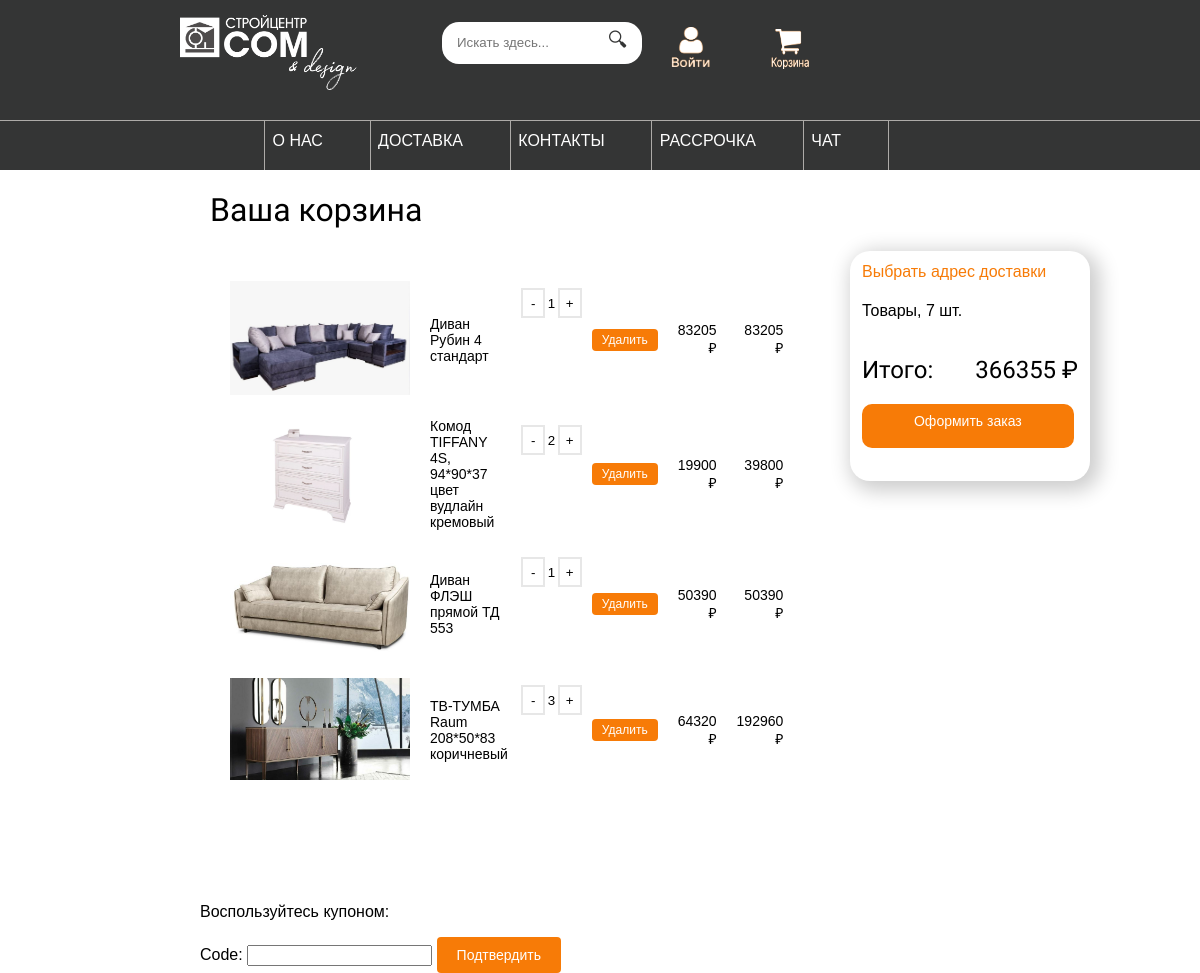
Screenshot of /cart/ (signed in) with the database file from the repository.
### cart/models.py (models this page shows, shortened)
class CartItem(models.Model):
    cart = models.ForeignKey(Cart,
                             related_name='cart',
                             on_delete=models.CASCADE)
    product = models.ForeignKey(Product,
                                related_name='product',
                                on_delete=models.CASCADE)
    quantity = models.PositiveIntegerField(default=1)
    created = models.DateTimeField(auto_now_add=True)
    updated = models.DateTimeField(auto_now=True)
    session = models.CharField(max_length=255, null=True, blank=True)
    def total_price(self):
        return self.product.price * self.quantity
    class Meta:
        ordering = ['-created']

### shop/models.py (models this page shows, shortened)
class Product(models.Model):
    category = models.ForeignKey('Category',
                                 related_name='products',
                                 on_delete=models.CASCADE)
    name = models.CharField(max_length=200)
    slug = models.CharField(max_length=200)
    image = models.ImageField(upload_to='products/%Y/%m/%d',
                              blank=True)
    description = models.TextField(blank=True)
    price = models.IntegerField()
    discount = models.IntegerField(blank=True, null=True)
    rating = models.CharField(blank=True, max_length=5)
    available = models.BooleanField(default=True)
    created = models.DateTimeField(auto_now_add=True)
    updated = models.DateTimeField(auto_now=True)
    class Meta:
        ordering = ['name']
        indexes = [
            models.Index(fields=['id', 'slug']),
            models.Index(fields=['name']),
            models.Index(fields=['-created']),
        ]
    def get_absolute_url(self):
        return reverse('shop:product_detail',
                       args=[self.id, self.slug])

### cart/views.py (the view)
# urls.py: path('', views.cart_detail, name='cart_detail'),
def cart_detail(request):
    if request.user.is_authenticated:
        user = request.user
        cart = Cart.objects.get(user=user)
    else:
        session_key = request.session.session_key
        cart = Cart.objects.get(session_key=session_key)
    cart_item = cart.cart.all()
    coupon_apply_form = CouponApplyForm()
    cart_products = [item.product for item in cart_item]
    coupon_id = request.session.get('coupon_id')
    coupon, discount = None, None
    if coupon_id:
        coupon = get_coupon(coupon_id)
        discount = get_discount(cart, coupon)
    total_price = get_total_price(cart)
    total_count = get_total_count(cart)
    subtotal_price = total_price
    if isinstance(discount, int):
        total_price -= discount
    r = Recommender()
    if cart_products:
        recommended_products = r.suggest_products_for(cart_products, max_results=4)
    else:
        recommended_products = []
    return render(request, 'cart/detail.html',
                  {'cart_item': cart_item,
                   'coupon_apply_form': coupon_apply_form,
                   'recommended_products': recommended_products,
                   'coupon': coupon,
                   'discount': discount,
                   'total_price': total_price,
                   'total_count': total_count,
                   'subtotal_price': subtotal_price})

### coupons/forms.py
class CouponApplyForm(forms.Form):
    code = forms.CharField()

### cart/cart.py (called while the page is built)
    @property
    def coupon(self):
        if self.coupon_id:
            try:
                return Coupon.objects.get(id=self.coupon_id)
            except Coupon.DoesNotExist:
                pass
        return None

    def get_discount(self):
        if self.coupon:
            return (self.coupon.discount / Decimal(100)) \
                        * self.get_total_price()
        return 0

    def get_total_price_after_discount(self):
        return int(self.get_total_price() - self.get_discount())

    def __len__(self):
        return sum(item['quantity'] for item in self.cart.values())

    def get_total_price(self):
        return sum(int(item['price']) * item['quantity']
                   for item in self.cart.values())

### cart/cart_funtions.py (called while the page is built)
def total_price(item):
    return item.product.price * item.quantity

def get_total_price(cart):
    items = cart.cart.all()
    return sum(total_price(item) for item in items)

def get_total_count(cart):
    items = cart.cart.all()
    return sum([item.quantity for item in items])

### cart/context_processors.py (called while the page is built)
def cart(request):
    cart = CartClass(request)
    end = ''
    if len(cart) > 1:
        if len(cart) < 5:
            end = 'а'
        else:
            end = 'ов'
    return {'cart': CartClass(request), 'end': end}

### shop/recommender.py (called while the page is built)
    def get_product_key(self, id):
        return f'product:{id}:purchased_with'

### cart/templates/cart/detail.html (shortened to what this page needs)
{% extends 'shop/base.html' %}
{% load static %}
{% block content %}
    <body style="background: #f6f6f9; position: relative;">
        <h1 style="padding-left: 11%">Ваша корзина</h1>
        <div class="sidebar">
            <div class="cart__sidebar">
                <a href='#' class="address">Выбрать адрес доставки</a>
                <p style="margin-top: 10%;" class="total-count">Товары, {{ total_count }} шт.</p>
                <div style="display:flex; justify-content: space-between;">
                    <h2 style="flex: 1 0;">Итого: </h2>
                    <h2 class="total-price" style="flex: 0 1; white-space: nowrap;">{{ total_price }} ₽</h2>
                </div>
                <a href="{% url 'orders:order_create' %}" class="placing-order">
                    <div class="place-order-div">
                        <p style="padding-top: 4%; margin-top: 0;">Оформить заказ</p>
                    </div>
                </a>
            </div>
        </div>
        <div class="product-data" style="margin-left: 10%; padding: 1%; background-color: #fff; max-width: 60%; padding: 2%; border-radius: 20px;">
            <table class="cart" style="width: 100%; border-radius: 20px;">
                <tbody style="border-radius: 20px;">
                    {% for item in cart_item %}
                        {% with product=item.product %}
                            <tr data-action="product-id">
                                <td>
                                    <a href="{{ product.get_absolute_url }}">
                                        <img src="{% if product.image %}{{ product.image.url }}{% else %}{% static 'img/no_image.png' %}{% endif %}">
                                    </a>
                                </td>
                                <td>{{ product.name }}</td>
                                <td class="count-products">
                                    <button type="button" data-action="minus" class="change-count__cart">-</button>
                                    <input class="quantity-input__cart" data-counter value="{{ item.quantity }}">
                                    <button type="button" data-action="plus" class="change-count__cart">+</button>
                                </td>
                                <td>
                                    <form action="{% url 'cart:cart_remove' product.id %}" method="post">
                                        <input type="submit" value="Удалить">
                                    </form>
                                </td>
                                <td class="num product-price cart-price">{{ item.product.price }} ₽</td>
                                <td class="num price cart-price">{{ item.total_price }} ₽</td>
                            </tr>
                        {% endwith %}
                    {% endfor %}
                </tbody>
            </table>
        </div>
        <p style="margin-left: 10%; margin-top: 50px;">Воспользуйтесь купоном:</p>
        <form action="{% url 'coupons:apply' %}" method="post" style="margin-left: 10%;" name="coupon">
            {{ coupon_apply_form }}
            <input type="submit" value="Подтвердить">
        </form>
    </body>
{% endblock %}

### shop/static/css/base.css (style rules this page uses)
body { margin:0; padding:0; font-family:helvetica, sans-serif; }
h1, h2, h3, h4, h5 , h6 { font-family: 'Ubuntu', sans-serif; font-weight:normal; }
a { text-decoration:none; color:#5993bb; }
a.button, input[type="submit"] { color:#fff; background:#F77B07; border-radius:4px; padding:10px 20px; font-size:14px; border:0; }
table { width:100%; border-spacing:0; border-collapse: collapse; }
table th, table td { text-align:left; font-size:14px; padding:10px; margin:0; }
tbody tr:nth-child(odd) { background:#fff; }
.cart { color: black; background-color: #fff; width: 60%; }
table.cart { margin-bottom:40px; }
table.cart img { width:180px; }
tbody td.num { text-align:right; }
td input[type="submit"] { font-size:12px; padding:4px 10px; }
* { box-sizing: border-box; }
a { text-decoration:none; color:#343535; }
.sidebar { margin-left: 75%; border-radius: 42px; }
.address { margin-top: 0; margin-bottom: 0; color: #F77B07; text-decoration: none; height: 9%; }
.placing-order { color:#fff; border-radius:4px; font-size:14px; border:0; margin-bottom: 1%; text-align: center; width: 100%; }
.place-order-div { height: 20%; width: 98%; background-color: #F77B07; border-radius: 10px; }
.quantity-input__cart { border: none; width: 30%; text-align: center; }
.count-products { padding-left:5%; padding-right: 0; display:flex; justify-content: center; text-align: center; padding-top: 27%; }
.cart-price { width: 10%; }
body, ul { margin: 0; padding: 0; }
.cart__sidebar { width: 20%; height: 230px; background: #fff; display: block; position: absolute; padding-left: 1%; padding-top: 1%; padding-right: 1%; border-radius: 20px; box-shadow: 5px 5px 20px 5px rgba(0, 0, 0, 0.2); }
.change-count__cart { background: #fff; color: black; border: 2px solid #e7e7e7; width: 30px; height: 30px; }

### rows the page displays
CartItem: image (picture), product.name "Диван Рубин 4 стандарт", quantity "1", product.price "83205", total_price "83205"
CartItem: image (picture), product.name "Комод TIFFANY 4S, 94*90*37 цвет вудлайн кремовый", quantity "2", product.price "19900", total_price "39800"
CartItem: image (picture), product.name "Диван ФЛЭШ прямой ТД 553", quantity "1", product.price "50390", total_price "50390"
CartItem: image (picture), product.name "ТВ-ТУМБА Raum 208*50*83 коричневый", quantity "3", product.price "64320", total_price "192960"

### other values shown
{{ total_count }} "7"
{{ total_price }} "366355"
